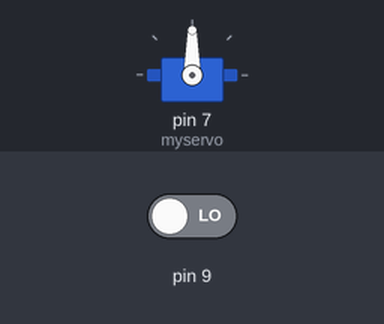
A sketch run on a simulated Arduino Uno, built with avr-gcc and run on an emulated ATmega328P. Shown: servo. The test bench sets the inputs (shaded band); at power-on: pin 9 LOW.

Above: at 1.2 s.
1.3 s: pin 9 driven HIGH
At 2.8 s:
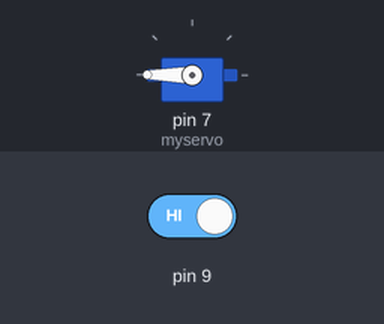
4.3 s: pin 9 driven LOW
At 4.69 s:
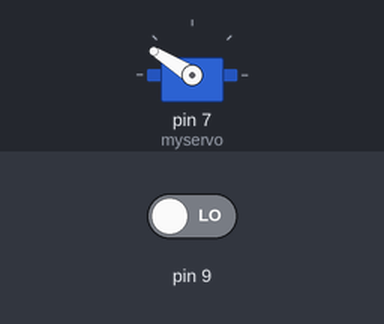
At 7.2 s:
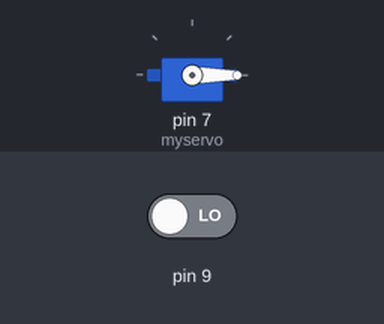
Timing chart, 0 to 8.7 s (numbered marks = the images above; inputs shaded):
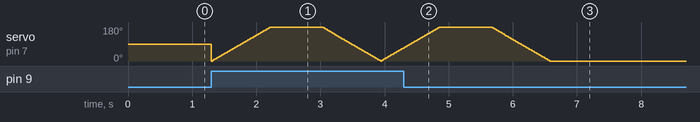

Measured:
- after the input at 4.3 s, servo on pin 7 (myservo): goes on until 6.6 s, then stays 0°

The sketch:

servo_button.ino
```cpp
#include <Servo.h>
Servo myservo;
int pos = 0;
void setup() {
  // put your setup code here, to run once:
  myservo.attach(7);
  pinMode(9, INPUT);
  pinMode(7, OUTPUT);

}

void loop() {
  // put your main code here, to run repeatedly:
  if (digitalRead(9) == HIGH){
  for (pos = 0; pos <= 180; pos += 1) {
       myservo.write(pos);
       delay(5);
  }
  {
    delay(800);
  }
  for (pos = 180; pos >= 0; pos -= 1) {
       myservo.write(pos);
       delay(5);
  }
  }
}
```
